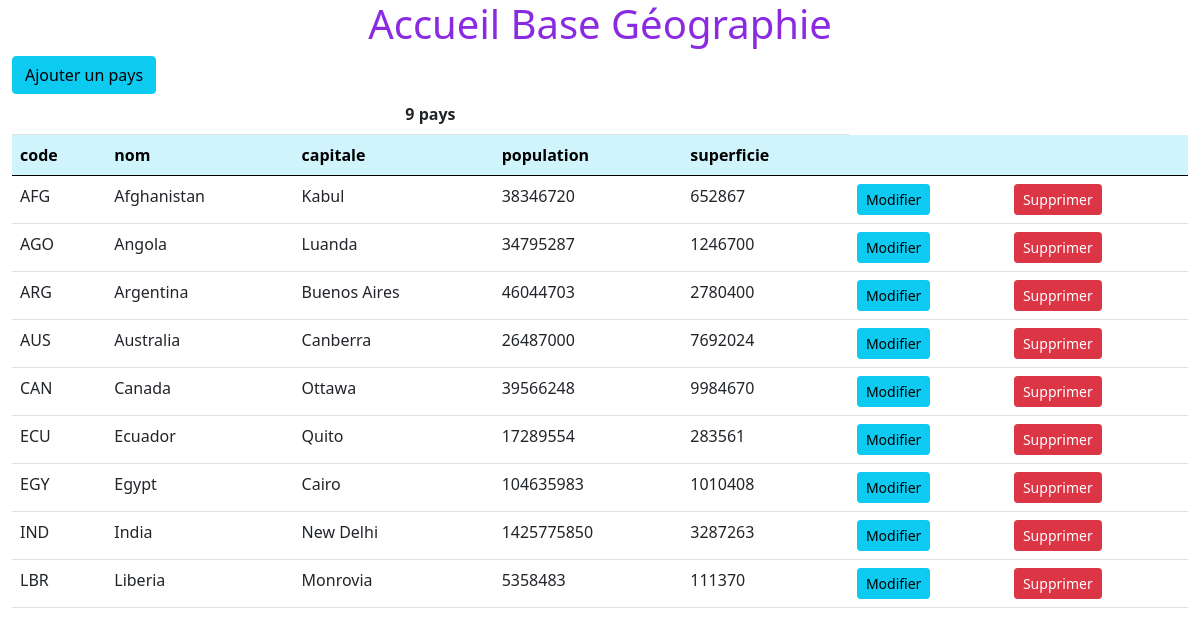
The page / on the database its author committed.
### tables this page shows
CREATE TABLE pays (
    code CHAR(3) NOT NULL,
    nom VARCHAR(100) UNIQUE NOT NULL,
    capitale VARCHAR(100) DEFAULT NULL,
    population INTEGER DEFAULT NULL,
    superficie INTEGER DEFAULT NULL,
    PRIMARY KEY(code)
) ENGINE InnoDB DEFAULT CHARSET=utf8mb4;

### src/index.php (the view, shortened to what this page needs)
<?php
try {
    $dbh = new PDO('mysql:host=127.0.0.1;dbname=geographie;port=3306;charset=utf8mb4', 'marco', 'polo');
    $stmt = $dbh->query('SELECT * FROM pays');
    $les_pays = $stmt->fetchAll(PDO::FETCH_ASSOC);
    $nb_pays = count($les_pays);
} catch (Exception $e) {
    $message = $e->getMessage();
    $feedback = alerte($message, 'alert-danger');
}
?>
<!DOCTYPE html>
<html lang="fr">
    <head>
        <link href="./styles/bootstrap.min.css" rel="stylesheet" type="text/css">
        <link href="./styles/geo.css" rel="stylesheet" type="text/css">
    </head>
    <body>
        <div class="jumbotron text-center">
            <h1>Accueil Base Géographie</h1>
        </div>
        <div class="container-fluid">
            <?php
                if (isset($feedback)) {
                    echo $feedback;
                } else {
            ?>
            <a href="./ajouter-pays.php" class="btn btn-info">Ajouter un pays</a>
            <table class="table">
                <thead>
                    <tr>
                        <th class="text-center" colspan="5"><?= $nb_pays ?> pays</th>
                    </tr>
                    <tr class="table-info">
                        <th>code</th>
                        <th>nom</th>
                        <th>capitale</th>
                        <th>population</th>
                        <th>superficie</th>
                        <th></th>
                        <th></th>
                    </tr>
                </thead>
                <tbody>
                    <?php foreach ($les_pays as $un_pays) { ?>
                        <tr>
                            <td><?= $un_pays["code"] ?></td>
                            <td><?= $un_pays["nom"] ?></td>
                            <td><?= $un_pays["capitale"] ?></td>
                            <td><?= $un_pays["population"] ?></td>
                            <td><?= $un_pays["superficie"] ?></td>
                            <td>
                                <form action="./modifier-pays.php" method="post">
                                    <button type="submit" class="btn btn-sm btn-info">Modifier</a>
                                </form>
                            </td>
                            <td>
                                <form action="./supprimer-pays-resultat.php" method="post">
                                    <button type="submit" class="btn btn-sm btn-danger">Supprimer</a>
                                </form>
                            </td>
                        </tr>
                    <?php } ?>
                </tbody>
            </table>
            <?php } ?>
        </div>
    </body>
</html>

### src/styles/geo.css (style rules this page uses)
h1 { color: blueviolet; }
.jumbotron { margin-bottom:0; }

### rows shown on the page
pays: code "AFG", nom "Afghanistan", capitale "Kabul", population "38346720", superficie "652867"
pays: code "AGO", nom "Angola", capitale "Luanda", population "34795287", superficie "1246700"
pays: code "ARG", nom "Argentina", capitale "Buenos Aires", population "46044703", superficie "2780400"
pays: code "AUS", nom "Australia", capitale "Canberra", population "26487000", superficie "7692024"
pays: code "CAN", nom "Canada", capitale "Ottawa", population "39566248", superficie "9984670"
pays: code "ECU", nom "Ecuador", capitale "Quito", population "17289554", superficie "283561"
pays: code "EGY", nom "Egypt", capitale "Cairo", population "104635983", superficie "1010408"
pays: code "IND", nom "India", capitale "New Delhi", population "1425775850", superficie "3287263"
pays: code "LBR", nom "Liberia", capitale "Monrovia", population "5358483", superficie "111370"

### other values the page prints
$nb_pays "9"
